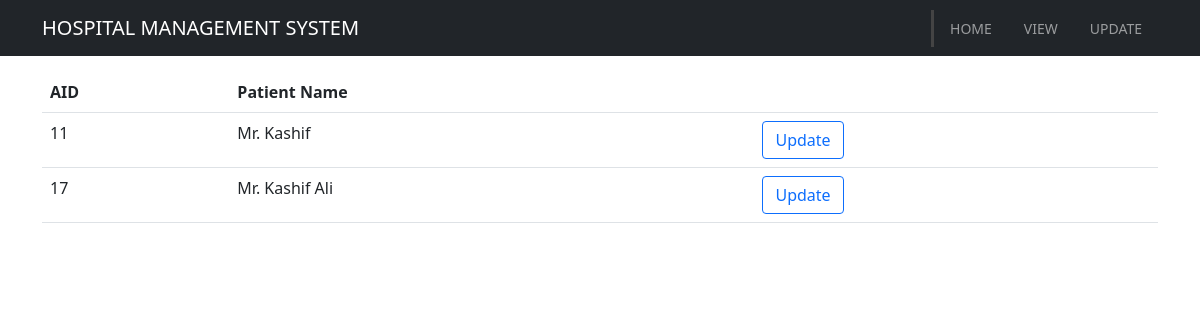
Screenshot of /hospital/updatingInfo/ with the database file from the repository.
### hospitalApp/models.py (models this page shows, shortened)
class Registration(models.Model):
    aid_db = models.AutoField(primary_key=True)
    patientName_db = models.CharField(max_length=100)
    phoneNo_db = models.CharField(max_length=13)
    doctorName = models.CharField(max_length=100)
    specialist_db = models.CharField(max_length=100)
    day_db = models.CharField(max_length=100)
    time_db = models.CharField(max_length=100)
    AM_PM_db = models.CharField(max_length=100,default="AM/PM")
    fees_db = models.IntegerField()
    tokenNo_db = models.IntegerField()

### hospitalApp/views.py (the view)
# urls.py: path("updatingInfo/", views.updateInfo,name="updatingInfo"),
def updateInfo(request):
    result = Registration.objects.all()
    params = {"results": result}
    return render(request, "hospitalApp/updateData.html", params)

### hospitalApp/templates/hospitalApp/UpdateData.html (shortened to what this page needs)
<!DOCTYPE html>
<html lang='en'>
<head>
    <link href="https://cdn.jsdelivr.net/npm/bootstrap@5.0.2/dist/css/bootstrap.min.css" rel="stylesheet">
</head>
<body>
    <nav class="navbar navbar-expand-sm navbar-dark bg-dark">
        <div class="container">
            <a href="index.html" class="navbar-brand">
                HOSPITAL MANAGEMENT SYSTEM
            </a>
            <div class="collapse navbar-collapse" id="navbarCollapse">
                <ul class="navbar-nav ml-auto">
                    <li class="nav-item active">
                        <a href="/hospital/" class="nav-link">Home</a>
                    </li>
                    <li class="nav-item">
                        <a href="/hospital/views/" class="nav-link">View</a>
                    </li>
                    <li class="nav-item">
                        <a href="/hospital/updatingInfo/" class="nav-link">Update</a>
                </ul>
            </div>
        </div>
    </nav>
    <div class="container mt-3">
        <table class="table">
            <tr class="head">
                <th>AID</th>
                <th>Patient Name</th>
                <th>&nbsp;</th>
            </tr>
            {% for displayRecord in results %}
            <tr>
                <td>{{displayRecord.aid_db}}</td>
                <td>{{displayRecord.patientName_db}}</td>
                <td class="a-tag"><button class="btn btn-outline-primary"><a href="/hospital/edit/{{displayRecord.aid_db}}">Update</a></button></td>
            </tr>
            {% endfor %}
        </table>
    </div>
</body>
</html>

### hospitalApp/templates/hospitalApp/UpdateData.html (style rules this page uses)
.ml-auto { margin-left: auto; }
.navbar .nav-link { font-size: 14px; text-transform: uppercase; padding-left: 1rem !important; padding-right: 1rem !important; }
.navbar .nav-item.active { border-left: #444 3px solid; }
.a-tag a { text-decoration: none; }

### rows the page displays
Registration: aid_db "11", patientName_db "Mr. Kashif"
Registration: aid_db "17", patientName_db "Mr. Kashif Ali"
